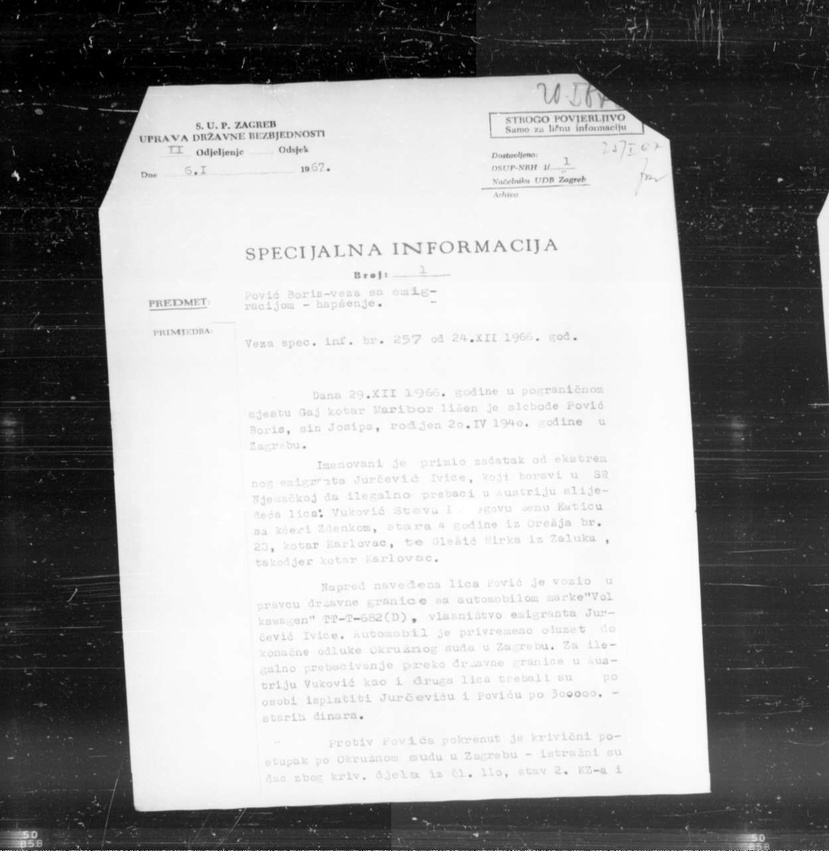
#> input picture dataset/Z05353396.jpg, 829 x 851 px, shrunk from 1248 x 1280 before the run, found by its file name; its folder holds only this picture in this run
$ python denoise.py   (older library calls are emulated)
#> lines starting #> are read from the running program, lines starting #| are printed output that depends on the picture; after the words box and inside, x2 and y2 are one past the last pixel; in counts of white or black regions, pixels touching at a corner belong together
import cv2
import numpy as np
import os
from cv2 import dnn_superres


dir = os.getcwd()
dir = os.path.join(dir,"dataset")
dir = dir.replace("\\", "/")
arr = [] # sadrzi imena svih dataset slika

#we are saving each file stored in dataset in arr array so that is easier to iterate after
for filename in os.scandir(dir):
    if filename.is_file():
        arr.append(filename.path)


for each in arr:
    each = each.replace("dataset", "dataset_final")
    img = cv2.imread(each,0)
#> img is the input picture: shape (851, 829); min 0, max 255, mean 156.7
    ret, bw = cv2.threshold(img, 128,255,cv2.THRESH_BINARY_INV)
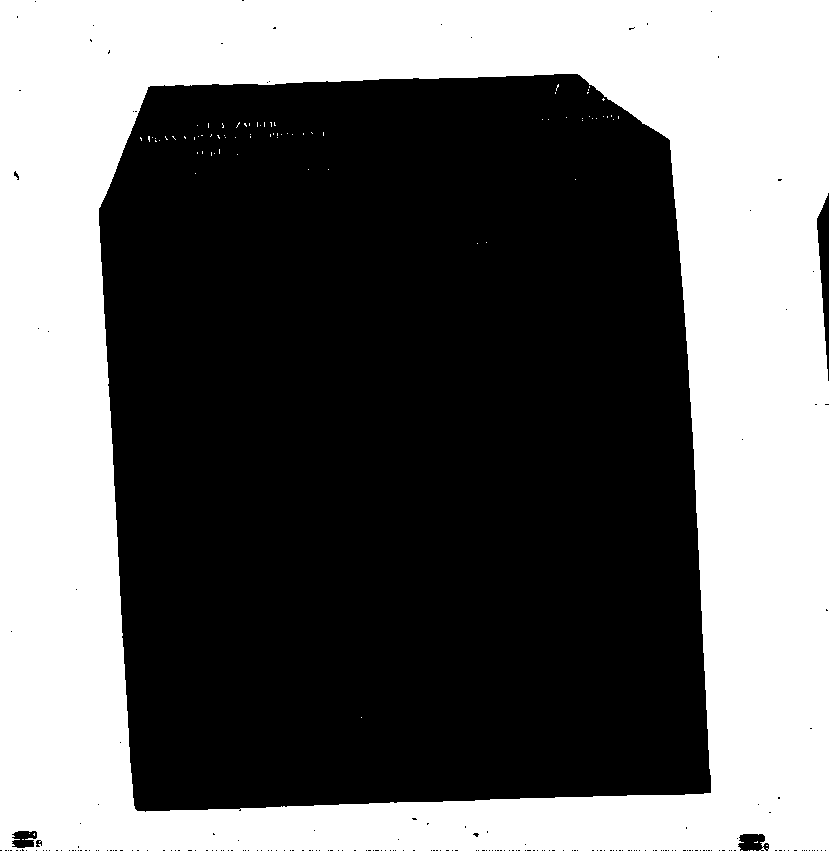
#> bw: shape (851, 829); 41.4% white; 82 white regions (81 under 20 px), largest, box (x1, y1, x2, y2) and area: (0, 0, 829, 851) 291797

    connectivity = 4
    nb_components, output, stats, centroids = cv2.connectedComponentsWithStats(bw, connectivity, cv2.CV_32S)
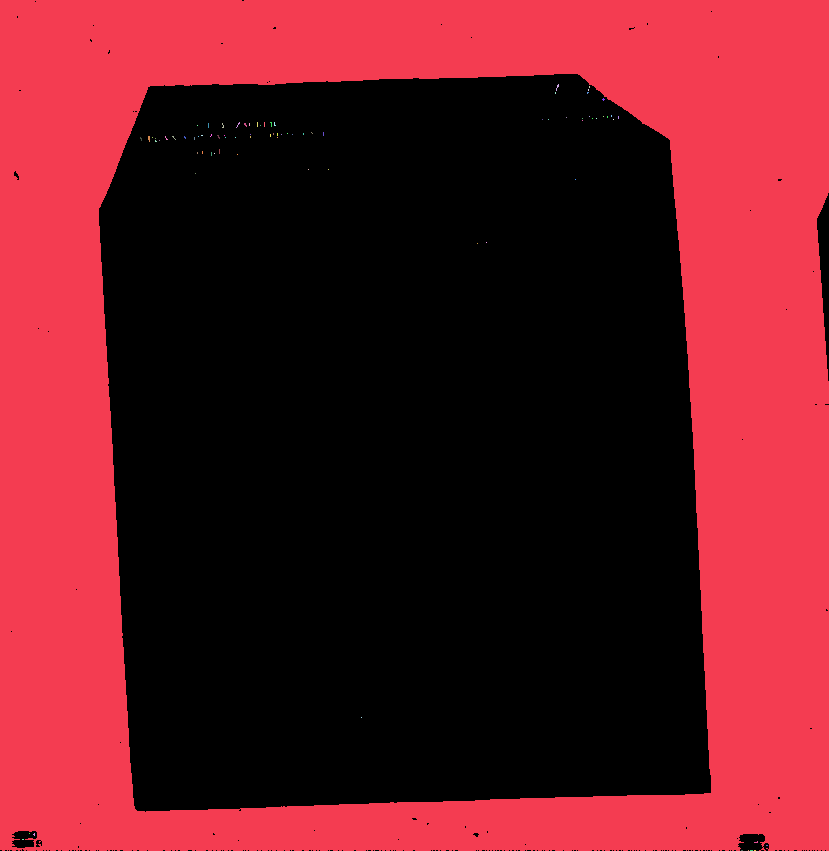
#> output: shape (851, 829) int32; 83 distinct labels, from 0 to 82; one colour per label, 0 black
#> nb_components = 83; stats = 83 rows, first 6: [0, 0, 829, 851, 413470], [0, 0, 829, 851, 291797], [556, 84, 3, 7, 9], [589, 86, 1, 2, 2], [588, 89, 1, 2, 2], [555, 92, 1, 2, 2]; centroids = 83 pairs, first value 22.5 to 766.5, second value 86.5 to 850
    sizes = stats[1:, -1]; nb_components = nb_components - 1
#> after `sizes = stats[1:, -1]`: sizes = 82 values, max 291797 at index 0, min 1 at index 8, mean 3561.1
#> after `nb_components = nb_components - 1`: nb_components = 82
    min_size = 1 #threshhold value for small noisy components
    img2 = np.zeros((output.shape), np.uint8)

    for i in range(0, nb_components):
        if sizes[i] >= min_size:
            img2[output == i + 1] = 255

    res = cv2.bitwise_not(img2)
    each = each.replace("dataset_final", "dataset_denoise")
    cv2.imwrite(each, res)

$ run again, on dataset/Z05353721.jpg
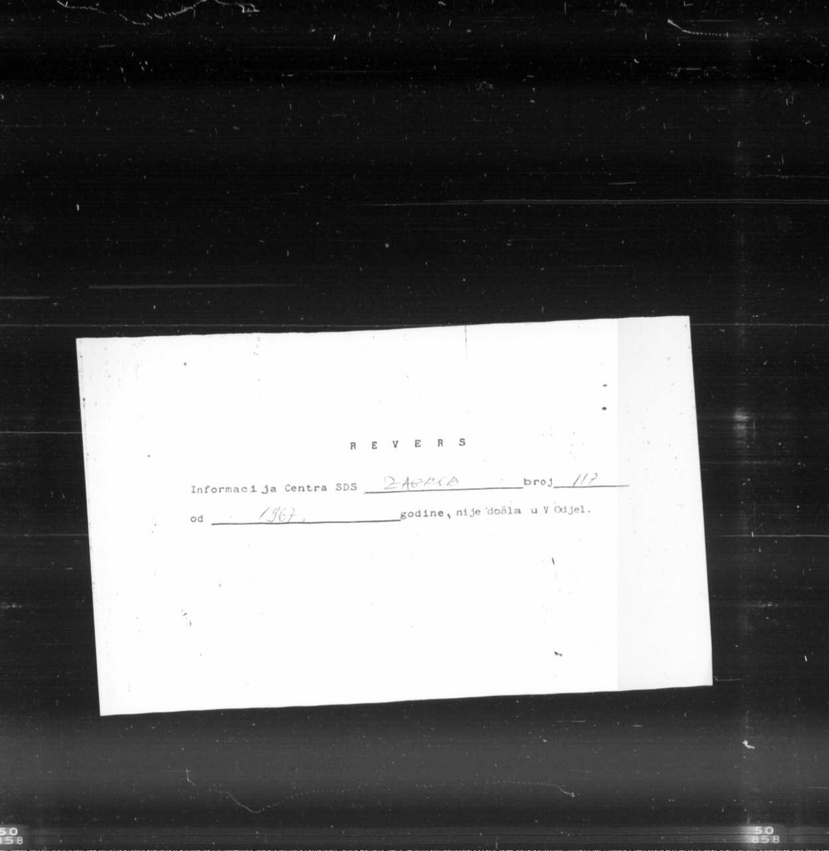
#> input picture dataset/Z05353721.jpg, 829 x 851 px, shrunk from 4992 x 5120 before the run, found by its file name
#> img is the input picture: shape (851, 829); min 0, max 255, mean 101.4
#> `ret, bw = cv2.threshold(img, 128,255,cv2.THRESH_BINARY_INV)`:
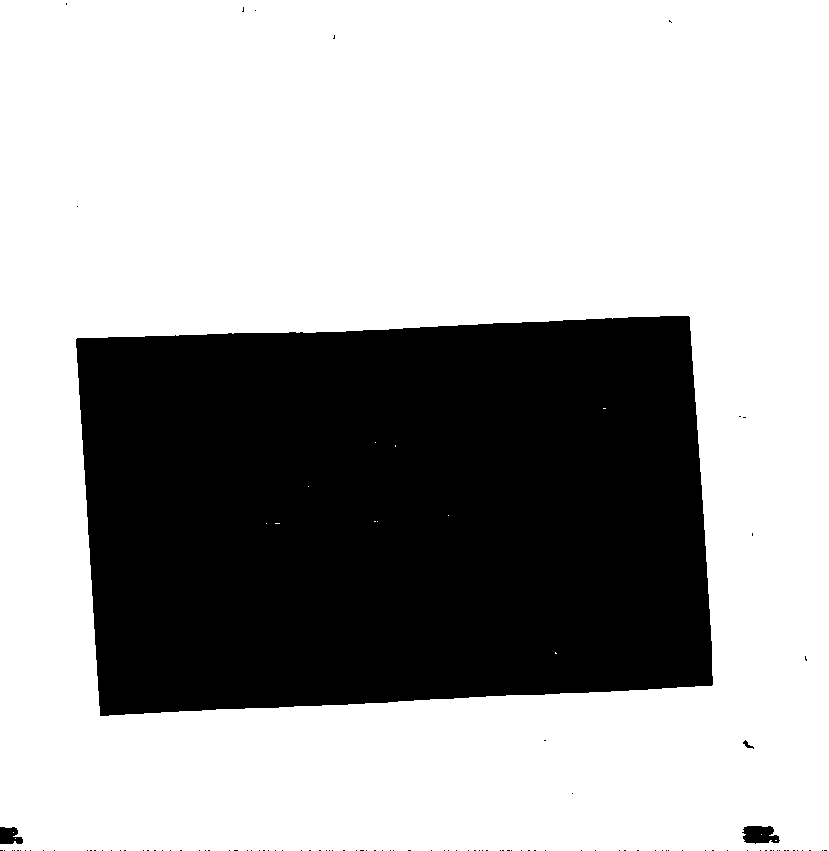
#> bw: shape (851, 829); 67.3% white; 111 black regions (107 under 20 px), largest, box (x1, y1, x2, y2) and area: (76, 316, 713, 716) 229564, (742, 826, 780, 844) 515, (0, 827, 23, 844) 307, (743, 740, 754, 749) 37
#> `nb_components, output, stats, centroids = cv2.connectedComponentsWithS..`:
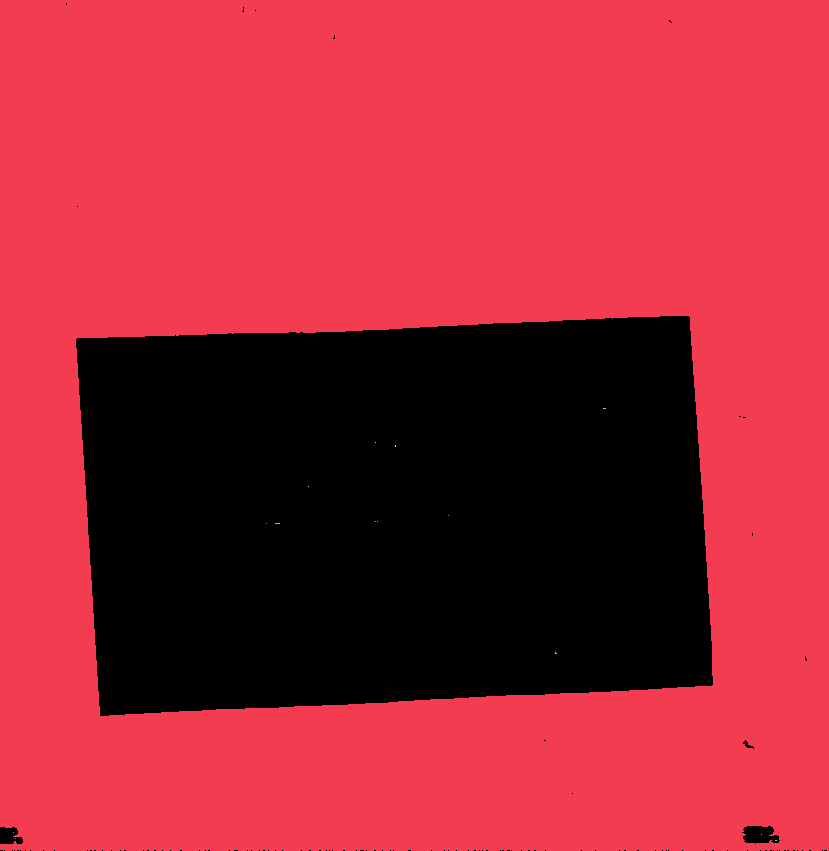
#> output: shape (851, 829) int32; 16 distinct labels, from 0 to 15; one colour per label, 0 black
#> `nb_components, output, stats, centroids = cv2.connectedComponentsWithS..`: nb_components = 16; stats = 16 rows, first 6: [0, 3, 827, 848, 230595], [0, 0, 829, 851, 474859], [603, 408, 3, 1, 3], [375, 442, 1, 1, 1], [395, 445, 1, 2, 2], [308, 486, 1, 1, 1]; centroids = 16 rows, first 8: [394.2, 515.4], [423.6, 381.1], [604, 408], [375, 442], [395, 445.5], [308, 486], [448, 515], [374.5, 521]
#> sizes = [474859, 3, 1, 2, 1, 1, 2, 1, 1, 5, 3, 1, 1, 1, 2]
#> `nb_components = nb_components - 1`: nb_components = 15
